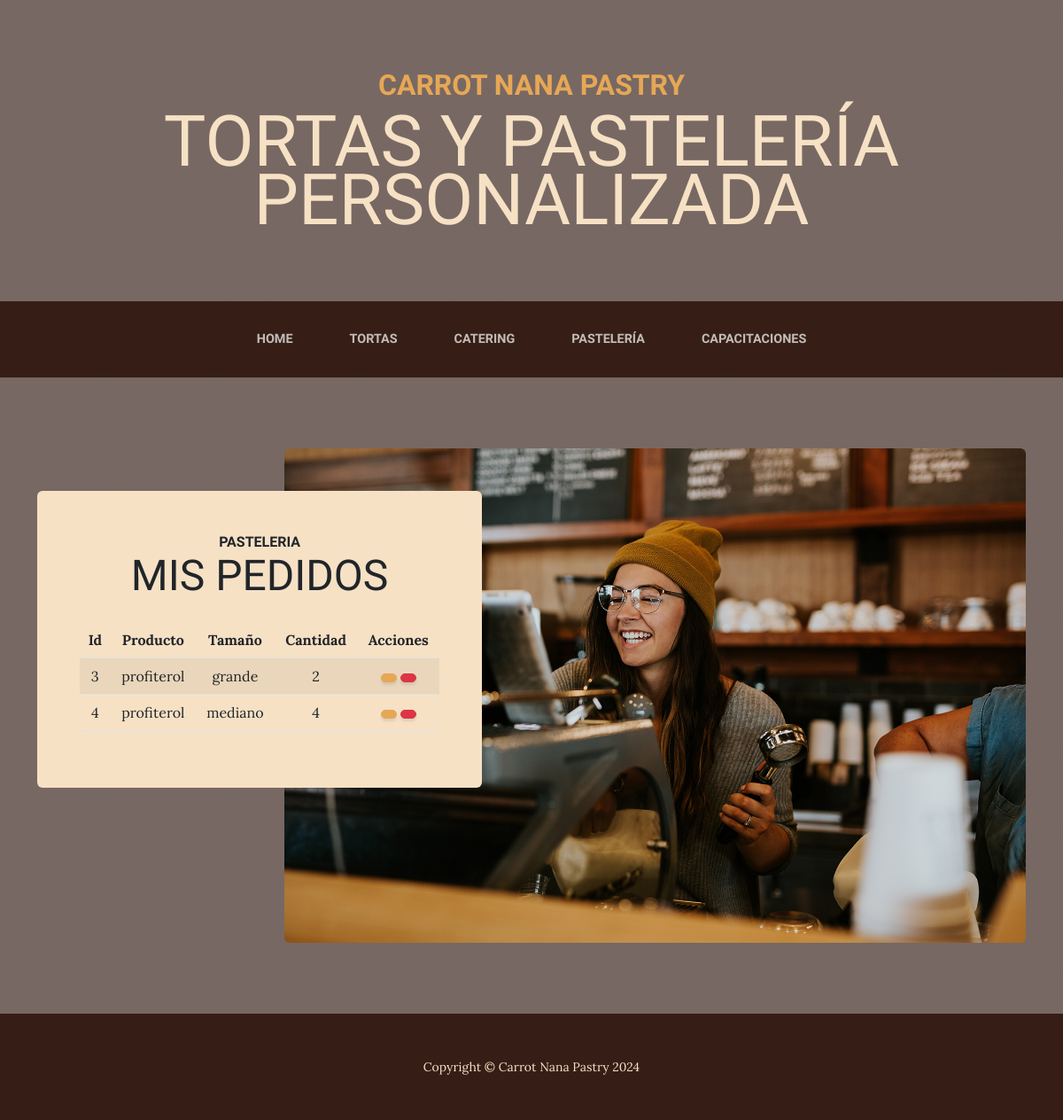
The page /pasteleria_pedidos/ on the database its author committed.
### carrot_app/models.py (models this page shows, shortened)
class Pasteleria(models.Model):
    producto = models.CharField(max_length=40)
    tamaño = models.CharField(max_length=40)
    cantidad = models.IntegerField()

### carrot_app/views.py (the view)
# urls.py: path('pasteleria_pedidos/', pasteleria_pedidos, name = 'pasteleria_pedidos'),
def pasteleria_pedidos(request):
    pasteleria = Pasteleria.objects.all()
    contexto = {'pasteleria': pasteleria}
    return render(request, 'carrot_app/pasteleria_pedidos.html', contexto)

### carrot_app/templates/carrot_app/pasteleria_pedidos.html (shortened to what this page needs)
{% extends 'carrot_app/index.html'%}
{%block content%}
<img class="intro-img img-fluid mb-3 mb-lg-0 rounded" src="assets/img/intro.jpg" alt="..." />
            <div class="intro-text left-0 text-center bg-faded p-5 rounded">
                <h2 class="section-heading mb-4">
                    <span class="section-heading-upper">Pasteleria</span>
                    <span class="section-heading-lower">Mis Pedidos</span>
                </h2>
                <table class="table table-striped">
                    <thead>
                        <tr>
                            <th>Id</th>
                            <th>Producto</th>
                            <th>Tamaño</th>
                            <th>Cantidad</th>
                            <th>Acciones</th>
                        </tr>
                    </thead>
                    <tbody>
                    {% for p in pasteleria  %}
                        <tr>
                            <td>{{ p.id }}</td>
                            <td>{{ p.producto }}</td>
                            <td>{{ p.tamaño }}</td>
                            <td>{{ p.cantidad }}</td>
                            <td>
                                <a href="{% url 'pasteleria_update' p.id %}"
                                class="btn btn-primary" style="--bs-btn-padding-y: .25rem; --bs-btn-padding-x: .5rem; --bs-btn-font-size: .75rem;">
                                </a>
                                <a href="{% url 'pasteleria_delete' p.id %}"
                                class="btn btn-danger" style="--bs-btn-padding-y: .25rem; --bs-btn-padding-x: .5rem; --bs-btn-font-size: .75rem;">
                                </a>
                            </td>
                        </tr>
                    {% endfor %}
                    </tbody>
                </table>
            </div>
{% endblock content%}

### rows shown on the page
Pasteleria: id "3", producto "profiterol", tamaño "grande", cantidad "2"
Pasteleria: id "4", producto "profiterol", tamaño "mediano", cantidad "4"
